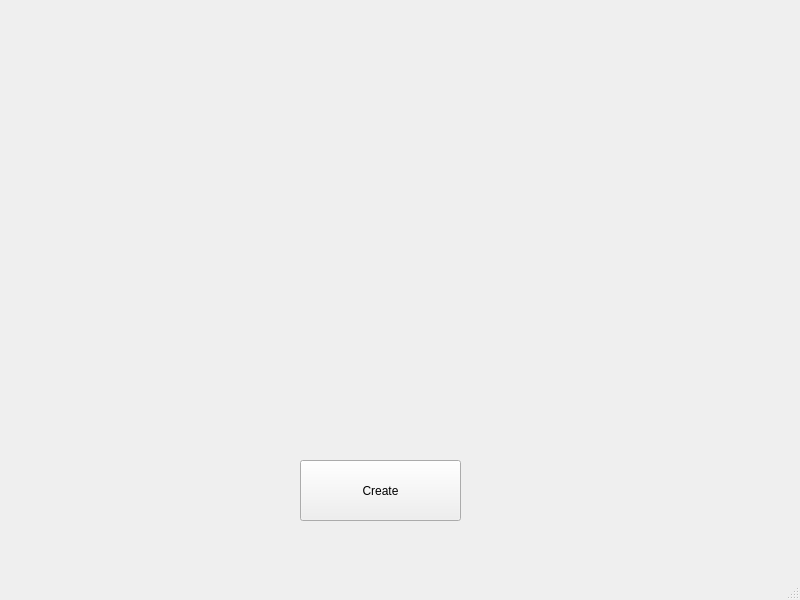
<?xml version="1.0" encoding="UTF-8"?>
<ui version="4.0">
 <class>MainWindow</class>
 <widget class="QMainWindow" name="MainWindow">
  <property name="geometry">
   <rect>
    <x>0</x>
    <y>0</y>
    <width>800</width>
    <height>600</height>
   </rect>
  </property>
  <property name="windowTitle">
   <string>MainWindow</string>
  </property>
  <widget class="QWidget" name="centralwidget">
   <widget class="QPushButton" name="pushButton">
    <property name="geometry">
     <rect>
      <x>300</x>
      <y>460</y>
      <width>161</width>
      <height>61</height>
     </rect>
    </property>
    <property name="text">
     <string>Create</string>
    </property>
   </widget>
  </widget>
  <widget class="QMenuBar" name="menubar">
   <property name="geometry">
    <rect>
     <x>0</x>
     <y>0</y>
     <width>800</width>
     <height>21</height>
    </rect>
   </property>
  </widget>
  <widget class="QStatusBar" name="statusbar"/>
 </widget>
 <resources/>
 <connections/>
</ui>
